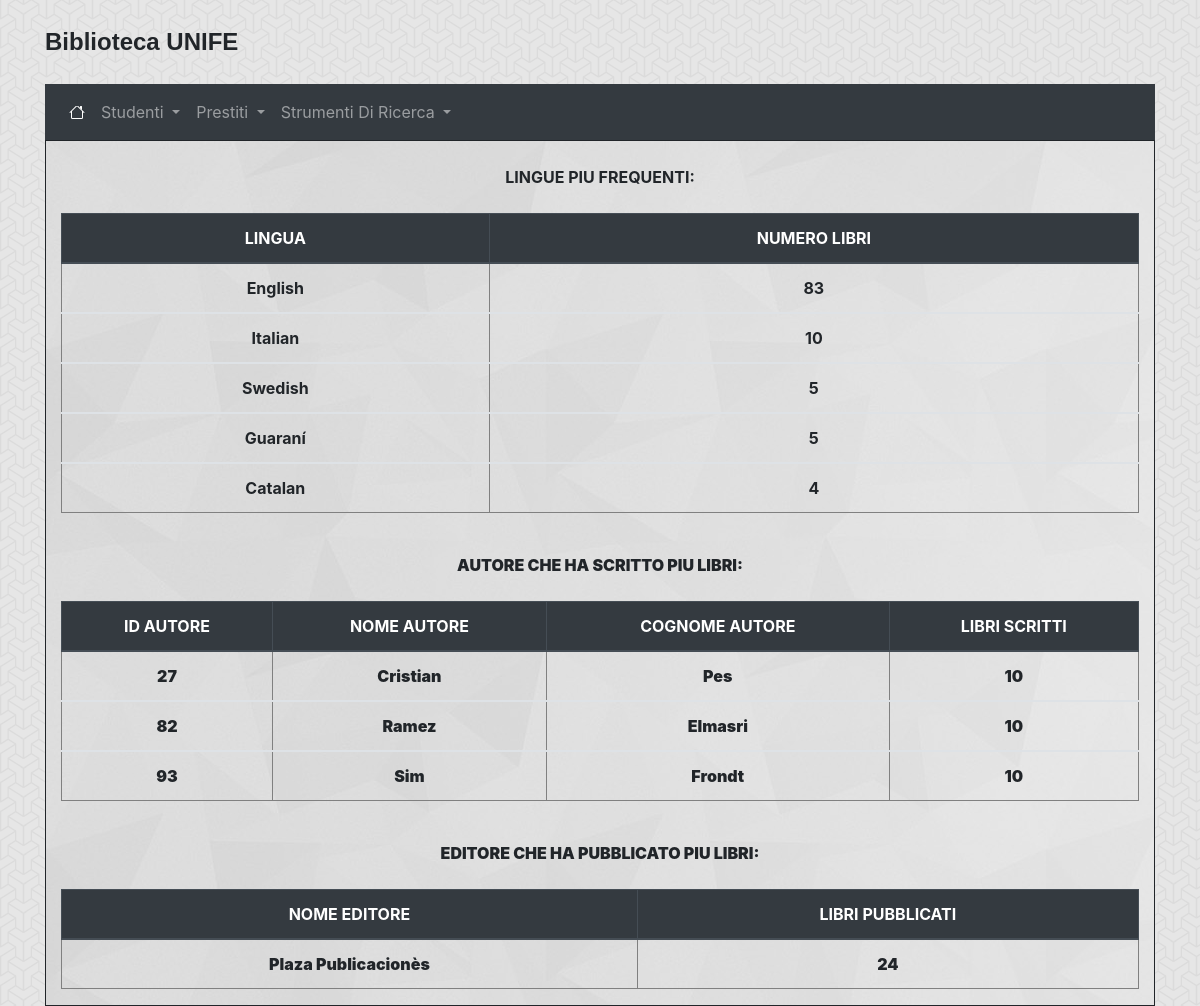
The page /SITO/Strumenti/statistiche.php on the database its author committed.
### tables this page shows
CREATE TABLE AUTORE(
    ID_AUT          INT         NOT NULL,
    NOME_A          VARCHAR(30) NOT NULL,
    COGNOME_A       VARCHAR(30) NOT NULL,
    DATANASCITA     DATE,
    LUOGO_NASCITA   VARCHAR(30),         
     

    PRIMARY KEY(ID_AUT)
);

### SITO/Strumenti/statistiche.php (the view, shortened to what this page needs)
<!DOCTYPE HTML>
<html lang="en">
  <head>
    <link rel="stylesheet" href="https://stackpath.bootstrapcdn.com/bootstrap/4.5.0/css/bootstrap.min.css">
     <link rel="stylesheet" href="../css/style.css">
  </head>
  <body>
        <div class="container">
            <br>
            <div class="col md-3 titolo right row">
            <b><font face="arial" size="5">Biblioteca UNIFE</font></b>
            </div>
            <div class="row">
            <div class="col md-12">
            <br>
            <nav class="navbar navbar-expand-lg navbar-dark bg-dark">
            <div class="collapse navbar-collapse" id="navbarNavDropdown">
                <ul class="navbar-nav">
                <li class="nav-item active">
                    <a class="nav-link" href="../index.php" id='home'>
                    </a>
                </li>
                <li class="nav-item dropdown">
                    <a class="nav-link dropdown-toggle" href="#" id="navbarDropdownMenuLink" role="button" data-toggle="dropdown" aria-haspopup="true" aria-expanded="false">
                    Studenti
                    </a>
                </li>
                <li class="nav-item dropdown">
                    <a class="nav-link dropdown-toggle" href="#" id="navbarDropdownMenuLink" role="button" data-toggle="dropdown" aria-haspopup="true" aria-expanded="false">
                    Prestiti
                    </a>
                </li>
                <li class="nav-item dropdown">
                    <a class="nav-link dropdown-toggle" href="#" id="navbarDropdownMenuLink" role="button" data-toggle="dropdown" aria-haspopup="true" aria-expanded="false">
                    Strumenti Di Ricerca
                    </a>
                </li>
              </ul>
            </div>
          </nav>
        </div>
      </div>
      <div class="interno col md-12 text-center" >
        <br>
        <b>LINGUE PIU FREQUENTI:<br>
          <br>
          <?php
          require('../connect.php');
          $queryLingue = "SELECT LIBRO.NOME_LINGUA,COUNT(LIBRO.NOME_LINGUA) AS NUMERO_LIBRI
          FROM LIBRO
          GROUP BY LIBRO.NOME_LINGUA
          ORDER BY NUMERO_LIBRI  DESC
          LIMIT 5;";
          $result = mysqli_query($connection,$queryLingue);
          echo "<table border=\"1\" class=\"table\">
          <thead class='thead-dark'>
          <tr>
          <th scope=\"col\">LINGUA</th>
          <th scope=\"col\">NUMERO LIBRI</th>
          </tr>
          </thead>";
          while($row = mysqli_fetch_array($result)){
            echo"<tbody>
            <tr>
            <td scope=\"row\">".$row['NOME_LINGUA']."</th>
            <td scope=\"row\">".$row['NUMERO_LIBRI']."</th>
            </tr>
            </tbody>";
          }
          echo "</table>";
          ?>
          <br>
          <b>AUTORE CHE HA SCRITTO PIU LIBRI:<br>
            <br>
            <?php
            $queryAutore = "SELECT A.ID_AUT,A.NOME_A,COGNOME_A,COUNT(S.ID_AUT) AS LIBRI_SCRITTI
            FROM AUTORE A,SCRIVE S
            WHERE A.ID_AUT=S.ID_AUT
            GROUP BY A.ID_AUT
            HAVING LIBRI_SCRITTI=(SELECT MAX(T.LIBRI_SCRITTI)
            FROM(SELECT A.ID_AUT,A.NOME_A,COGNOME_A,COUNT(S.ID_AUT) AS LIBRI_SCRITTI
            FROM AUTORE A,SCRIVE S
            WHERE A.ID_AUT=S.ID_AUT
            GROUP BY A.ID_AUT
            ORDER BY LIBRI_SCRITTI DESC) AS T)
            ORDER BY LIBRI_SCRITTI DESC;";
            $result = mysqli_query($connection,$queryAutore);
            echo "<table border=\"1\" class=\"table\">
            <thead class='thead-dark'>
            <tr>
            <th scope=\"col\">ID AUTORE</th>
            <th scope=\"col\">NOME AUTORE</th>
            <th scope=\"col\">COGNOME AUTORE</th>
            <th scope=\"col\">LIBRI SCRITTI</th>
            </tr>
            </thead>";
            while($row = mysqli_fetch_array($result)){
              echo"<tbody>
              <tr>
              <td scope=\"row\">".$row['ID_AUT']."</th>
              <td scope=\"row\">".$row['NOME_A']."</th>
              <td scope=\"row\">".$row['COGNOME_A']."</th>
              <td scope=\"row\">".$row['LIBRI_SCRITTI']."</th>
              </tr>
              </tbody>";
            }
            echo "</table>";
            ?>
            <br>
            <b>EDITORE CHE HA PUBBLICATO PIU LIBRI:<br>
              <br>
              <?php
              $queryEditore = "SELECT E.NOME_ED,COUNT(L.COD_ED) AS LIBRI_PUBBLICATI
              FROM EDITORE E,LIBRO L
              WHERE E.CODICE=L.COD_ED
              GROUP BY L.COD_ED
              HAVING LIBRI_PUBBLICATI=(SELECT MAX(T.LIBRI_PUBBLICATI)
              FROM(SELECT E.NOME_ED,COUNT(L.COD_ED) AS LIBRI_PUBBLICATI
              FROM EDITORE E,LIBRO L
              WHERE E.CODICE=L.COD_ED
              GROUP BY L.COD_ED
              ORDER BY LIBRI_PUBBLICATI DESC) AS T)
              ORDER BY LIBRI_PUBBLICATI DESC;";
              $result = mysqli_query($connection,$queryEditore);
              echo "<table border=\"1\" class=\"table\">
              <thead class='thead-dark'>
              <tr>
              <th scope=\"col\">NOME EDITORE</th>
              <th scope=\"col\">LIBRI PUBBLICATI</th>
              </tr>
              </thead>";
              while($row = mysqli_fetch_array($result)){
                echo"<tbody>
                <tr>
                <td scope=\"row\">".$row['NOME_ED']."</th>
                <td scope=\"row\">".$row['LIBRI_PUBBLICATI']."</th>
                </tr>
                </tbody>";
              }
              echo "</table>";
              ?>
        </div>
      </div>
    </body>
  </html>

### SITO/css/style.css (style rules this page uses)
body { background-image:url(../img/escheresque.png); }
.interno { background-image:url(../img/Interno.jpg); border: 1px solid ; }
.right { text-align: right; }

### rows shown on the page
autore: ID_AUT "27", NOME_A "Cristian", COGNOME_A "Pes", LIBRI_SCRITTI "10"
autore: ID_AUT "82", NOME_A "Ramez", COGNOME_A "Elmasri", LIBRI_SCRITTI "10"
autore: ID_AUT "93", NOME_A "Sim", COGNOME_A "Frondt", LIBRI_SCRITTI "10"

### other values the page prints
$row['NOME_LINGUA'] "English"
$row['NUMERO_LIBRI'] "83"
$row['NOME_LINGUA'] "Italian"
$row['NUMERO_LIBRI'] "10"
$row['NOME_LINGUA'] "Swedish"
$row['NUMERO_LIBRI'] "5"
$row['NOME_LINGUA'] "Guaraní"
$row['NOME_LINGUA'] "Catalan"
$row['NUMERO_LIBRI'] "4"
$row['NOME_ED'] "Plaza Publicacionès"
$row['LIBRI_PUBBLICATI'] "24"
